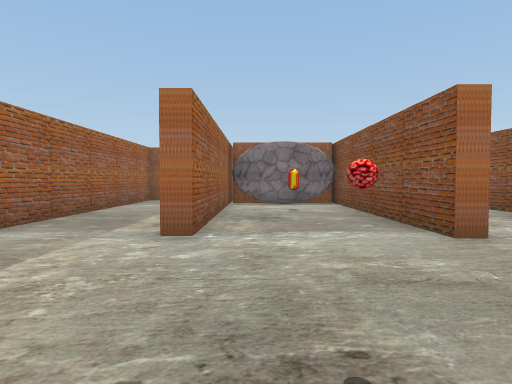
[1] (above)

21 first-person views from a walk through a 3-D level made in the Unity game engine. The camera is 1.4 m above the floor, tilts 2° down and sees 75° across. The floor is counted in squares, 2 m on a side. Each view is taken from the middle of a square. On the plan, view 1 faces up. The plan holds only what a view shows up to about 10 squares ahead; the rest is blank. The place goes on beyond the plan. The player character is not drawn. Some surface patterns are stand-ins.

[2]
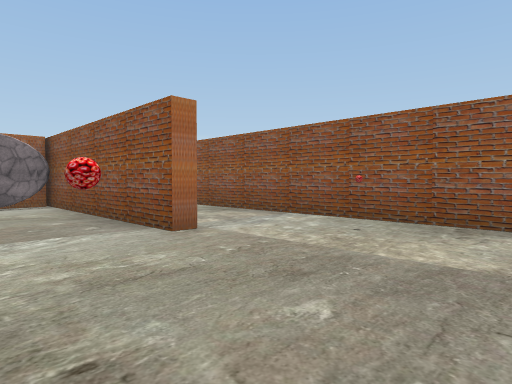

[3]
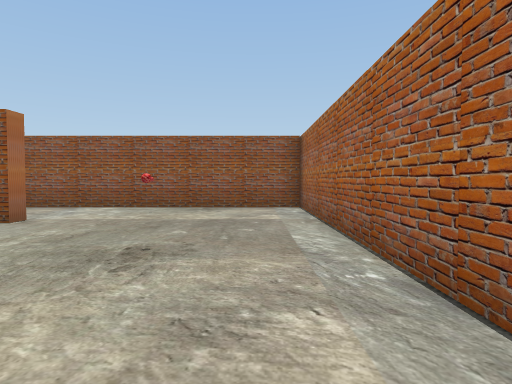

[4]
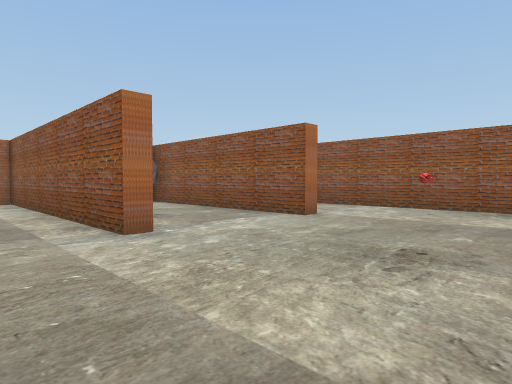

[5]
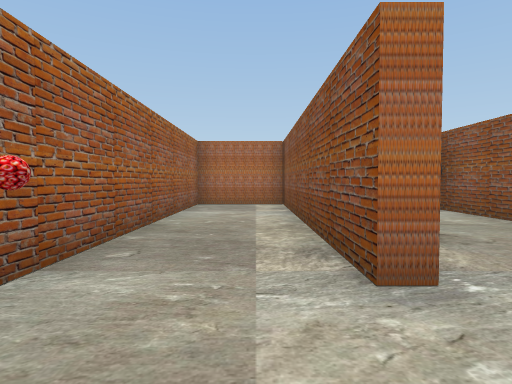

[6]
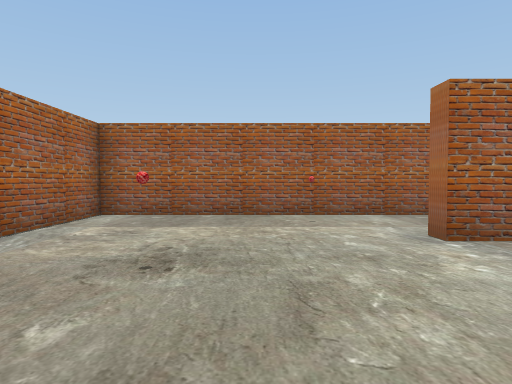

[7]
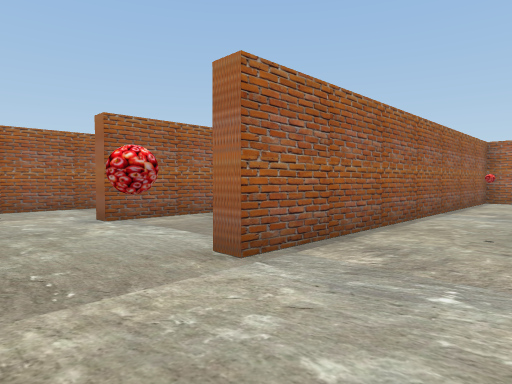

[8]
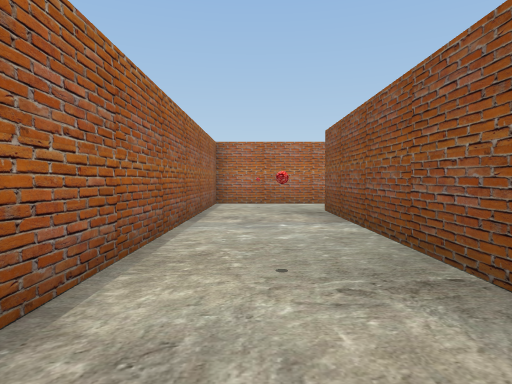

[9]
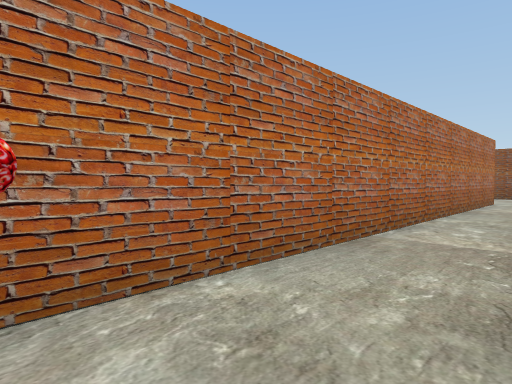

[10]
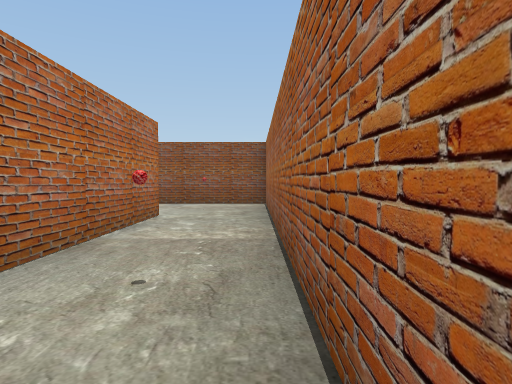

[11]
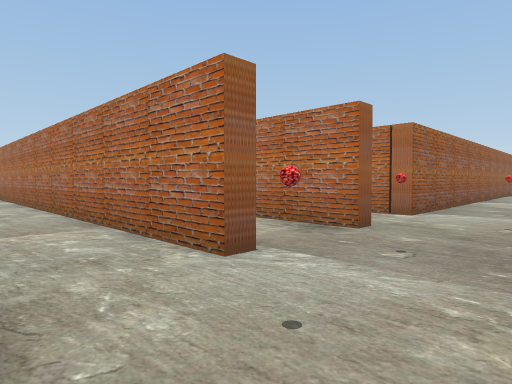

[12]
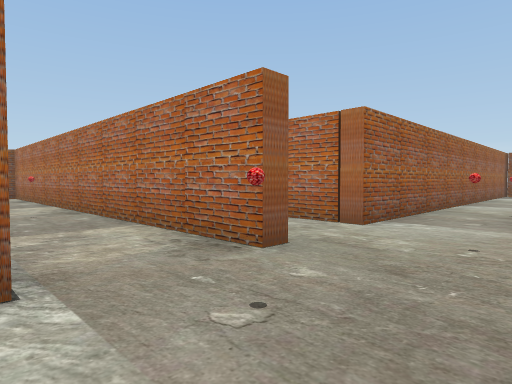

[13]
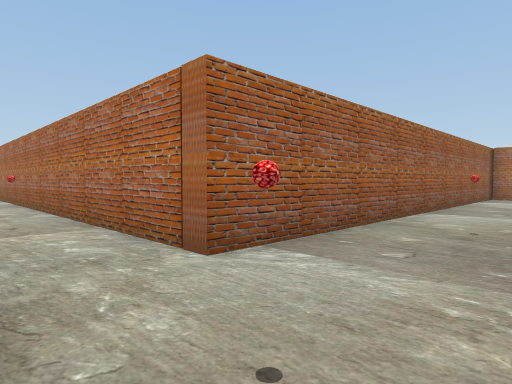

[14]
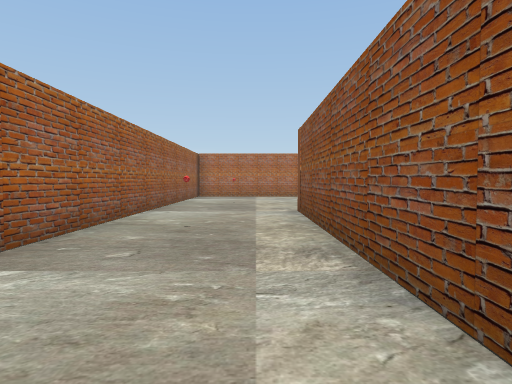

[15]
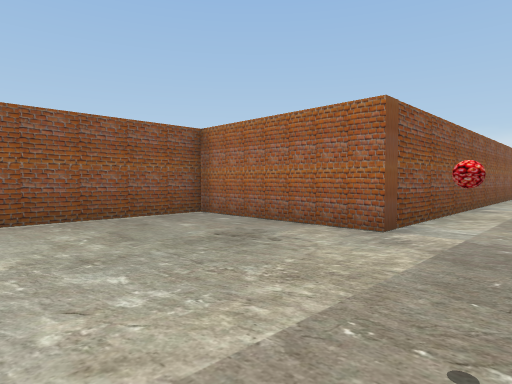

[16]
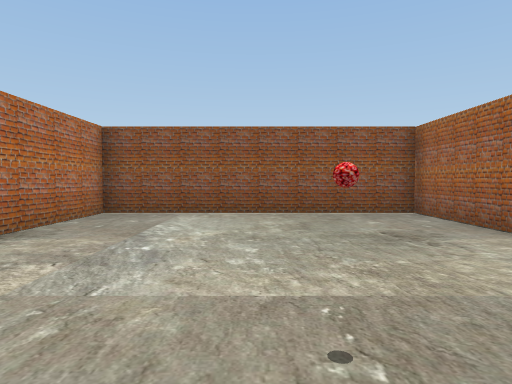

[17]
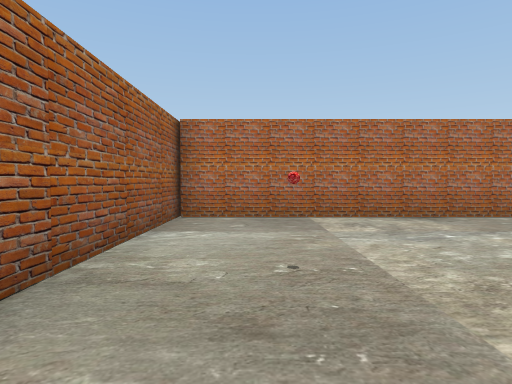

[18]
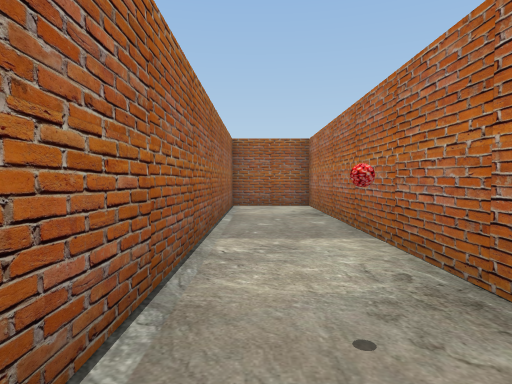

[19]
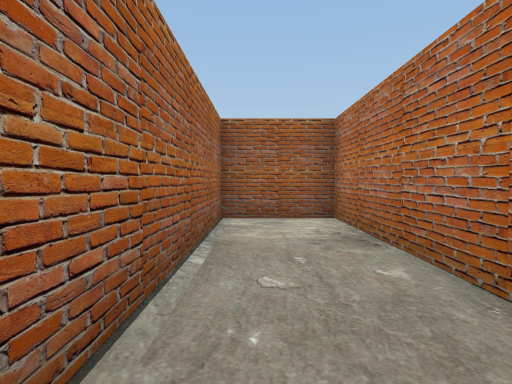

[20]
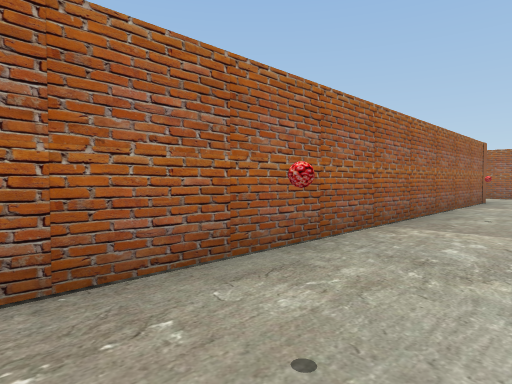

[21]
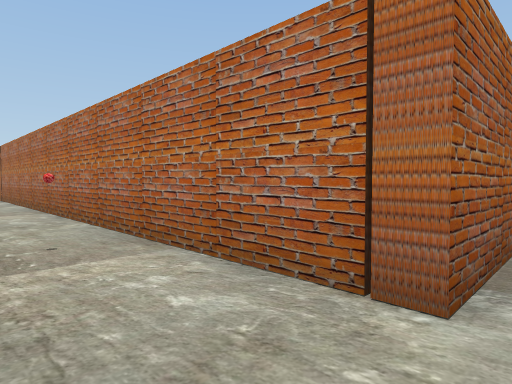

### Floor plan
Points are (right, up) in squares from view 1. A wall is a line through its corners. A room is listed if a view was taken in it or the views show most of it. See-through windows are left out.
Room 1 (views 1, 2, 3, 4, 5, 6, 7)
walls: (2.8, 4) (2.4, 4) (2.4, 10.6); (-0.1, 9.7) (-0.8, 9.7) (-0.8, 4.2) (-1.2, 4.2) (-1.2, 11.7) (-3.7, 11.7) (-3.7, -1.2) (5.6, -1.2) (5.6, 3.5); (2.3, 9.7) (1.3, 9.6); (2.3, 9.7) (-0.8, 9.7)
ways out: opening at (4.5, 4) to room 2
objects: other object (1, 8)
Room 2 (views 8, 9, 10, 11, 12, 13, 14, 15, 16, 17, 18, 19, 20, 21)
walls: (15.5, 16.9) (15.5, 16.5) (2.8, 16.5) (2.8, 14.4) (11.2, 14.4); (15.5, 14.4) (15.5, 13.9) (2.8, 13.9) (2.8, 4); (19, 16.8) (19, 24.6) (23.1, 24.6) (23.1, 31.3) (15.5, 31.3); (6.1, 11.7) (19, 11.7) (19, 15); (5.6, 3.5) (5.6, 11.8); (15.5, 31.6) (15.5, 18.9)
ways out: opening at (4.5, 4) to room 1; opening at (16, 18)

Where each view was taken, in squares from view 1:
view 1: 0 up, 0 right, facing up
view 2: 0 up, 0 right, facing up-right
view 3: 0 up, 3 left, facing right
view 4: 0 up, 3 left, facing up-right
view 5: 2 up, 2 left, facing up
view 6: 2 up, 3 right, facing left
view 7: 2 up, 5 right, facing up-left
view 8: 4 up, 4 right, facing up
view 9: 12 up, 4 right, facing up-right
view 10: 12 up, 9 right, facing right
view 11: 12 up, 18 right, facing up-left
view 12: 14 up, 18 right, facing up-left
view 13: 17 up, 18 right, facing up-left
view 14: 17 up, 18 right, facing up
view 15: 29 up, 17 right, facing down-right
view 16: 28 up, 16 right, facing right
view 17: 25 up, 17 right, facing up
view 18: 15 up, 12 right, facing left
view 19: 15 up, 9 right, facing left
view 20: 14 up, 18 right, facing down-left
view 21: 17 up, 16 right, facing up-left
